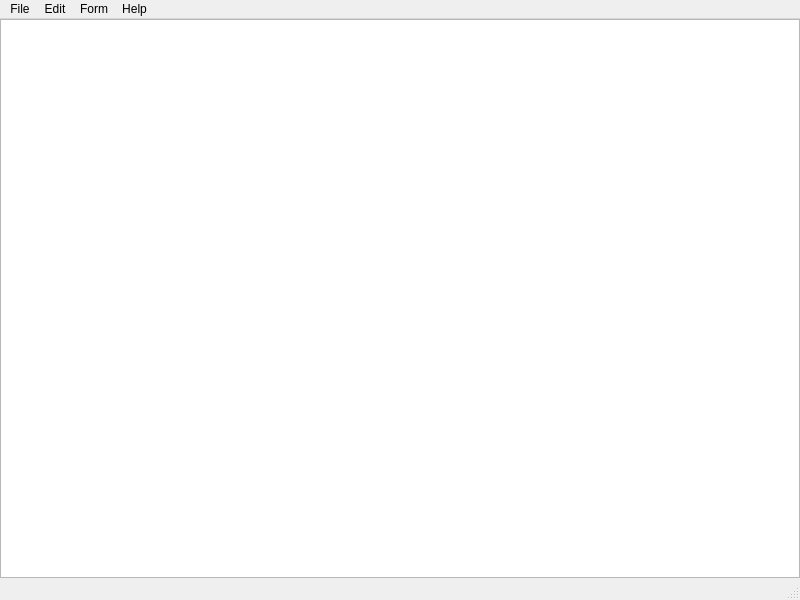
<?xml version="1.0" encoding="UTF-8"?>
<ui version="4.0">
 <class>MainWindow</class>
 <widget class="QMainWindow" name="MainWindow">
  <property name="geometry">
   <rect>
    <x>0</x>
    <y>0</y>
    <width>800</width>
    <height>600</height>
   </rect>
  </property>
  <property name="windowTitle">
   <string>MainWindow</string>
  </property>
  <widget class="QWidget" name="centralwidget">
   <layout class="QVBoxLayout" name="verticalLayout">
    <property name="spacing">
     <number>6</number>
    </property>
    <property name="leftMargin">
     <number>0</number>
    </property>
    <property name="topMargin">
     <number>0</number>
    </property>
    <property name="rightMargin">
     <number>0</number>
    </property>
    <property name="bottomMargin">
     <number>0</number>
    </property>
    <item>
     <widget class="QPlainTextEdit" name="plainTextEdit"/>
    </item>
   </layout>
  </widget>
  <widget class="QMenuBar" name="menubar">
   <property name="geometry">
    <rect>
     <x>0</x>
     <y>0</y>
     <width>800</width>
     <height>26</height>
    </rect>
   </property>
   <widget class="QMenu" name="menuFile">
    <property name="title">
     <string>File</string>
    </property>
    <addaction name="actionNew"/>
    <addaction name="actionOpen"/>
    <addaction name="actionSave"/>
    <addaction name="actionSave_as"/>
    <addaction name="separator"/>
    <addaction name="actionExit"/>
   </widget>
   <widget class="QMenu" name="menuEdit">
    <property name="title">
     <string>Edit</string>
    </property>
    <addaction name="actionUndo"/>
    <addaction name="actionRedo"/>
    <addaction name="separator"/>
    <addaction name="actionCut"/>
    <addaction name="actionCopy"/>
    <addaction name="actionPaste"/>
    <addaction name="actionDelete"/>
   </widget>
   <widget class="QMenu" name="menuForm">
    <property name="title">
     <string>Form</string>
    </property>
    <addaction name="actionFont"/>
   </widget>
   <widget class="QMenu" name="menuHelp">
    <property name="title">
     <string>Help</string>
    </property>
    <addaction name="actionAbout"/>
   </widget>
   <addaction name="menuFile"/>
   <addaction name="menuEdit"/>
   <addaction name="menuForm"/>
   <addaction name="menuHelp"/>
  </widget>
  <widget class="QStatusBar" name="statusbar"/>
  <action name="actionNew">
   <property name="icon">
    <iconset>
     <normaloff>images/file_new.png</normaloff>images/file_new.png</iconset>
   </property>
   <property name="text">
    <string>New</string>
   </property>
   <property name="shortcut">
    <string>Ctrl+N</string>
   </property>
  </action>
  <action name="actionOpen">
   <property name="icon">
    <iconset>
     <normaloff>images/file_open.png</normaloff>images/file_open.png</iconset>
   </property>
   <property name="text">
    <string>Open</string>
   </property>
   <property name="shortcut">
    <string>Ctrl+O</string>
   </property>
  </action>
  <action name="actionSave">
   <property name="icon">
    <iconset>
     <normaloff>images/file_save.png</normaloff>images/file_save.png</iconset>
   </property>
   <property name="text">
    <string>Save</string>
   </property>
   <property name="shortcut">
    <string>Ctrl+S</string>
   </property>
  </action>
  <action name="actionSave_as">
   <property name="text">
    <string>Save as</string>
   </property>
   <property name="shortcut">
    <string>Ctrl+Shift+S</string>
   </property>
  </action>
  <action name="actionExit">
   <property name="text">
    <string>Exit</string>
   </property>
  </action>
  <action name="actionUndo">
   <property name="text">
    <string>Undo</string>
   </property>
   <property name="shortcut">
    <string>Ctrl+Z</string>
   </property>
  </action>
  <action name="actionCut">
   <property name="text">
    <string>Cut</string>
   </property>
   <property name="shortcut">
    <string>Ctrl+X</string>
   </property>
  </action>
  <action name="actionCopy">
   <property name="text">
    <string>Copy</string>
   </property>
   <property name="shortcut">
    <string>Ctrl+C</string>
   </property>
  </action>
  <action name="actionPaste">
   <property name="text">
    <string>Paste</string>
   </property>
   <property name="shortcut">
    <string>Ctrl+V</string>
   </property>
  </action>
  <action name="actionDelete">
   <property name="text">
    <string>Delete</string>
   </property>
   <property name="shortcut">
    <string>Del</string>
   </property>
  </action>
  <action name="actionFont">
   <property name="text">
    <string>Font</string>
   </property>
   <property name="statusTip">
    <string>Font를 설정합니다</string>
   </property>
  </action>
  <action name="actionAbout">
   <property name="text">
    <string>About</string>
   </property>
  </action>
  <action name="actionRedo">
   <property name="text">
    <string>Redo</string>
   </property>
   <property name="shortcut">
    <string>Ctrl+R</string>
   </property>
  </action>
 </widget>
 <resources/>
 <connections/>
</ui>
